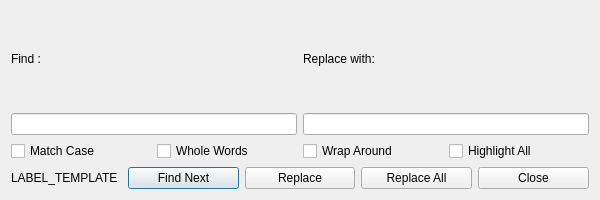
<?xml version="1.0" encoding="UTF-8"?>
<ui version="4.0">
 <class>ReplaceDialog</class>
 <widget class="QDialog" name="ReplaceDialog">
  <property name="geometry">
   <rect>
    <x>0</x>
    <y>0</y>
    <width>600</width>
    <height>200</height>
   </rect>
  </property>
  <property name="windowTitle">
   <string>Replace</string>
  </property>
  <layout class="QGridLayout" name="gridLayout">
   <item row="0" column="0">
    <layout class="QVBoxLayout" name="verticalLayout_2">
     <item>
      <widget class="QLabel" name="findLabel">
       <property name="text">
        <string>Find :</string>
       </property>
      </widget>
     </item>
     <item>
      <widget class="QLineEdit" name="findLineEdit"/>
     </item>
    </layout>
   </item>
   <item row="0" column="1">
    <layout class="QVBoxLayout" name="verticalLayout">
     <item>
      <widget class="QLabel" name="replaceWithLabel">
       <property name="text">
        <string>Replace with:</string>
       </property>
      </widget>
     </item>
     <item>
      <widget class="QLineEdit" name="replaceWithLineEdit"/>
     </item>
    </layout>
   </item>
   <item row="1" column="0" colspan="2">
    <layout class="QHBoxLayout" name="optionsLayout">
     <item>
      <widget class="QCheckBox" name="caseSensitiveCheckBox">
       <property name="text">
        <string>Match Case</string>
       </property>
      </widget>
     </item>
     <item>
      <widget class="QCheckBox" name="wholeWordsCheckBox">
       <property name="text">
        <string>Whole Words</string>
       </property>
      </widget>
     </item>
     <item>
      <widget class="QCheckBox" name="wrapAroundCheckBox">
       <property name="text">
        <string>Wrap Around</string>
       </property>
      </widget>
     </item>
     <item>
      <widget class="QCheckBox" name="highlightAllCheckBox">
       <property name="text">
        <string>Highlight All</string>
       </property>
      </widget>
     </item>
    </layout>
   </item>
   <item row="2" column="0" colspan="2">
    <layout class="QHBoxLayout" name="buttonLayout">
     <item>
      <widget class="QLabel" name="statusLabel">
       <property name="enabled">
        <bool>true</bool>
       </property>
       <property name="text">
        <string>LABEL_TEMPLATE</string>
       </property>
      </widget>
     </item>
     <item>
      <widget class="QPushButton" name="findNextButton">
       <property name="text">
        <string>Find Next</string>
       </property>
      </widget>
     </item>
     <item>
      <widget class="QPushButton" name="replaceButton">
       <property name="text">
        <string>Replace</string>
       </property>
      </widget>
     </item>
     <item>
      <widget class="QPushButton" name="replaceAllButton">
       <property name="text">
        <string>Replace All</string>
       </property>
      </widget>
     </item>
     <item>
      <widget class="QPushButton" name="closeButton">
       <property name="text">
        <string>Close</string>
       </property>
      </widget>
     </item>
    </layout>
   </item>
  </layout>
 </widget>
 <resources/>
 <connections/>
</ui>
